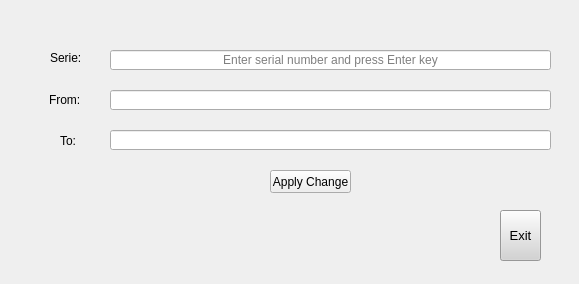
<?xml version="1.0" encoding="UTF-8"?>
<ui version="4.0">
 <class>Dialog</class>
 <widget class="QDialog" name="Dialog">
  <property name="geometry">
   <rect>
    <x>0</x>
    <y>0</y>
    <width>579</width>
    <height>284</height>
   </rect>
  </property>
  <property name="windowTitle">
   <string>Change Description</string>
  </property>
  <widget class="QLineEdit" name="_from">
   <property name="geometry">
    <rect>
     <x>110</x>
     <y>90</y>
     <width>441</width>
     <height>20</height>
    </rect>
   </property>
   <property name="alignment">
    <set>Qt::AlignCenter</set>
   </property>
   <property name="readOnly">
    <bool>true</bool>
   </property>
  </widget>
  <widget class="QLabel" name="label">
   <property name="geometry">
    <rect>
     <x>49</x>
     <y>90</y>
     <width>41</width>
     <height>20</height>
    </rect>
   </property>
   <property name="text">
    <string>From:</string>
   </property>
  </widget>
  <widget class="QLabel" name="label_2">
   <property name="geometry">
    <rect>
     <x>60</x>
     <y>130</y>
     <width>31</width>
     <height>21</height>
    </rect>
   </property>
   <property name="text">
    <string>To:</string>
   </property>
  </widget>
  <widget class="QLineEdit" name="to">
   <property name="geometry">
    <rect>
     <x>110</x>
     <y>130</y>
     <width>441</width>
     <height>20</height>
    </rect>
   </property>
   <property name="alignment">
    <set>Qt::AlignCenter</set>
   </property>
  </widget>
  <widget class="QPushButton" name="apply">
   <property name="geometry">
    <rect>
     <x>270</x>
     <y>170</y>
     <width>81</width>
     <height>23</height>
    </rect>
   </property>
   <property name="text">
    <string>Apply Change</string>
   </property>
   <property name="autoDefault">
    <bool>false</bool>
   </property>
   <property name="default">
    <bool>false</bool>
   </property>
  </widget>
  <widget class="QToolButton" name="exit">
   <property name="geometry">
    <rect>
     <x>500</x>
     <y>210</y>
     <width>41</width>
     <height>51</height>
    </rect>
   </property>
   <property name="font">
    <font>
     <family>MS Shell Dlg 2</family>
     <pointsize>10</pointsize>
     <weight>50</weight>
     <italic>false</italic>
     <bold>false</bold>
    </font>
   </property>
   <property name="styleSheet">
    <string notr="true">background:lightgray; </string>
   </property>
   <property name="text">
    <string>Exit</string>
   </property>
   <property name="icon">
    <iconset resource="../app/icons.qrc">
     <normaloff>:/exit</normaloff>:/exit</iconset>
   </property>
   <property name="iconSize">
    <size>
     <width>50</width>
     <height>50</height>
    </size>
   </property>
   <property name="toolButtonStyle">
    <enum>Qt::ToolButtonTextUnderIcon</enum>
   </property>
  </widget>
  <widget class="QLabel" name="label_3">
   <property name="geometry">
    <rect>
     <x>50</x>
     <y>50</y>
     <width>31</width>
     <height>16</height>
    </rect>
   </property>
   <property name="text">
    <string>Serie:</string>
   </property>
  </widget>
  <widget class="QLineEdit" name="serie">
   <property name="geometry">
    <rect>
     <x>110</x>
     <y>50</y>
     <width>441</width>
     <height>20</height>
    </rect>
   </property>
   <property name="alignment">
    <set>Qt::AlignCenter</set>
   </property>
   <property name="placeholderText">
    <string>Enter serial number and press Enter key</string>
   </property>
  </widget>
 </widget>
 <resources>
  <include location="../app/icons.qrc"/>
 </resources>
 <connections>
  <connection>
   <sender>exit</sender>
   <signal>clicked()</signal>
   <receiver>Dialog</receiver>
   <slot>accept()</slot>
   <hints>
    <hint type="sourcelabel">
     <x>543</x>
     <y>238</y>
    </hint>
    <hint type="destinationlabel">
     <x>450</x>
     <y>234</y>
    </hint>
   </hints>
  </connection>
 </connections>
</ui>
